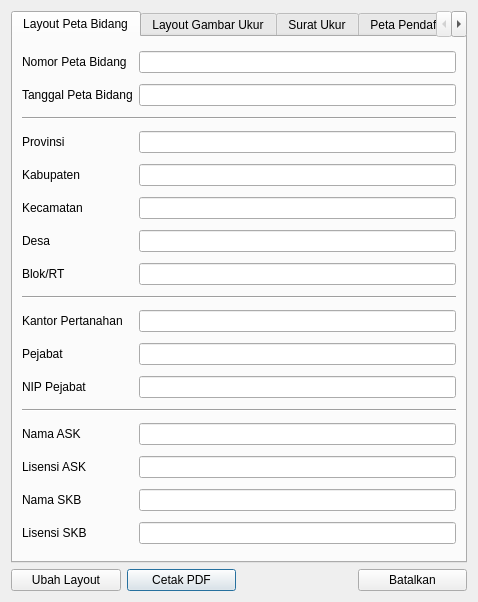
<?xml version="1.0" encoding="UTF-8"?>
<ui version="4.0">
 <class>LayoutDialog</class>
 <widget class="QDialog" name="LayoutDialog">
  <property name="geometry">
   <rect>
    <x>0</x>
    <y>0</y>
    <width>478</width>
    <height>602</height>
   </rect>
  </property>
  <property name="windowTitle">
   <string>Dialog</string>
  </property>
  <layout class="QGridLayout" name="gridLayout_2">
   <item row="1" column="1">
    <widget class="QPushButton" name="btn_print_pdf">
     <property name="text">
      <string>Cetak PDF</string>
     </property>
    </widget>
   </item>
   <item row="1" column="0">
    <widget class="QPushButton" name="btn_edit_layout">
     <property name="text">
      <string>Ubah Layout</string>
     </property>
    </widget>
   </item>
   <item row="1" column="3">
    <widget class="QPushButton" name="btn_cancel">
     <property name="text">
      <string>Batalkan</string>
     </property>
    </widget>
   </item>
   <item row="0" column="0" colspan="4">
    <widget class="QTabWidget" name="tabWidget">
     <property name="tabPosition">
      <enum>QTabWidget::North</enum>
     </property>
     <property name="tabShape">
      <enum>QTabWidget::Rounded</enum>
     </property>
     <property name="currentIndex">
      <number>0</number>
     </property>
     <widget class="QWidget" name="tab_peta_bidang">
      <attribute name="title">
       <string>Layout Peta Bidang</string>
      </attribute>
      <layout class="QGridLayout" name="gridLayout">
       <item row="11" column="0">
        <widget class="QLabel" name="label_11">
         <property name="text">
          <string>NIP Pejabat</string>
         </property>
        </widget>
       </item>
       <item row="1" column="0">
        <widget class="QLabel" name="label_3">
         <property name="text">
          <string>Tanggal Peta Bidang</string>
         </property>
        </widget>
       </item>
       <item row="6" column="1">
        <widget class="QLineEdit" name="nama_desa"/>
       </item>
       <item row="9" column="1">
        <widget class="QLineEdit" name="nama_kantah"/>
       </item>
       <item row="10" column="0">
        <widget class="QLabel" name="label_10">
         <property name="text">
          <string>Pejabat</string>
         </property>
        </widget>
       </item>
       <item row="8" column="0" colspan="2">
        <widget class="Line" name="line_2">
         <property name="orientation">
          <enum>Qt::Horizontal</enum>
         </property>
        </widget>
       </item>
       <item row="7" column="1">
        <widget class="QLineEdit" name="nama_blok"/>
       </item>
       <item row="9" column="0">
        <widget class="QLabel" name="label_6">
         <property name="text">
          <string>Kantor Pertanahan</string>
         </property>
        </widget>
       </item>
       <item row="10" column="1">
        <widget class="QLineEdit" name="nama_pejabat"/>
       </item>
       <item row="11" column="1">
        <widget class="QLineEdit" name="nip_pejabat"/>
       </item>
       <item row="7" column="0">
        <widget class="QLabel" name="label_8">
         <property name="text">
          <string>Blok/RT</string>
         </property>
        </widget>
       </item>
       <item row="2" column="0" colspan="2">
        <widget class="Line" name="line_3">
         <property name="orientation">
          <enum>Qt::Horizontal</enum>
         </property>
        </widget>
       </item>
       <item row="3" column="1">
        <widget class="QLineEdit" name="nama_provinsi"/>
       </item>
       <item row="5" column="0">
        <widget class="QLabel" name="label_9">
         <property name="text">
          <string>Kecamatan</string>
         </property>
        </widget>
       </item>
       <item row="5" column="1">
        <widget class="QLineEdit" name="nama_kecamatan"/>
       </item>
       <item row="4" column="1">
        <widget class="QLineEdit" name="nama_kabupaten"/>
       </item>
       <item row="12" column="0" colspan="2">
        <widget class="Line" name="line">
         <property name="orientation">
          <enum>Qt::Horizontal</enum>
         </property>
        </widget>
       </item>
       <item row="6" column="0">
        <widget class="QLabel" name="label_7">
         <property name="text">
          <string>Desa</string>
         </property>
        </widget>
       </item>
       <item row="0" column="0">
        <widget class="QLabel" name="label_2">
         <property name="text">
          <string>Nomor Peta Bidang</string>
         </property>
        </widget>
       </item>
       <item row="4" column="0">
        <widget class="QLabel" name="label_5">
         <property name="text">
          <string>Kabupaten</string>
         </property>
        </widget>
       </item>
       <item row="0" column="1">
        <widget class="QLineEdit" name="no_pbt"/>
       </item>
       <item row="1" column="1">
        <widget class="QLineEdit" name="tgl_pbt"/>
       </item>
       <item row="3" column="0">
        <widget class="QLabel" name="label_4">
         <property name="text">
          <string>Provinsi</string>
         </property>
        </widget>
       </item>
       <item row="13" column="0">
        <widget class="QLabel" name="label_12">
         <property name="text">
          <string>Nama ASK</string>
         </property>
        </widget>
       </item>
       <item row="16" column="0">
        <widget class="QLabel" name="label_14">
         <property name="text">
          <string>Lisensi SKB</string>
         </property>
        </widget>
       </item>
       <item row="13" column="1">
        <widget class="QLineEdit" name="nama_ask"/>
       </item>
       <item row="14" column="1">
        <widget class="QLineEdit" name="lisensi_ask"/>
       </item>
       <item row="15" column="0">
        <widget class="QLabel" name="label_15">
         <property name="text">
          <string>Nama SKB</string>
         </property>
        </widget>
       </item>
       <item row="14" column="0">
        <widget class="QLabel" name="label_13">
         <property name="text">
          <string>Lisensi ASK</string>
         </property>
        </widget>
       </item>
       <item row="16" column="1">
        <widget class="QLineEdit" name="lisensi_skb"/>
       </item>
       <item row="15" column="1">
        <widget class="QLineEdit" name="nama_skb"/>
       </item>
      </layout>
     </widget>
     <widget class="QWidget" name="tab_gambar_ukur">
      <attribute name="title">
       <string>Layout Gambar Ukur</string>
      </attribute>
     </widget>
     <widget class="QWidget" name="tab_surat_ukur">
      <attribute name="title">
       <string>Surat Ukur</string>
      </attribute>
     </widget>
     <widget class="QWidget" name="tab_peta_pendaftaran">
      <attribute name="title">
       <string>Peta Pendaftaran</string>
      </attribute>
     </widget>
    </widget>
   </item>
  </layout>
 </widget>
 <resources/>
 <connections/>
</ui>
